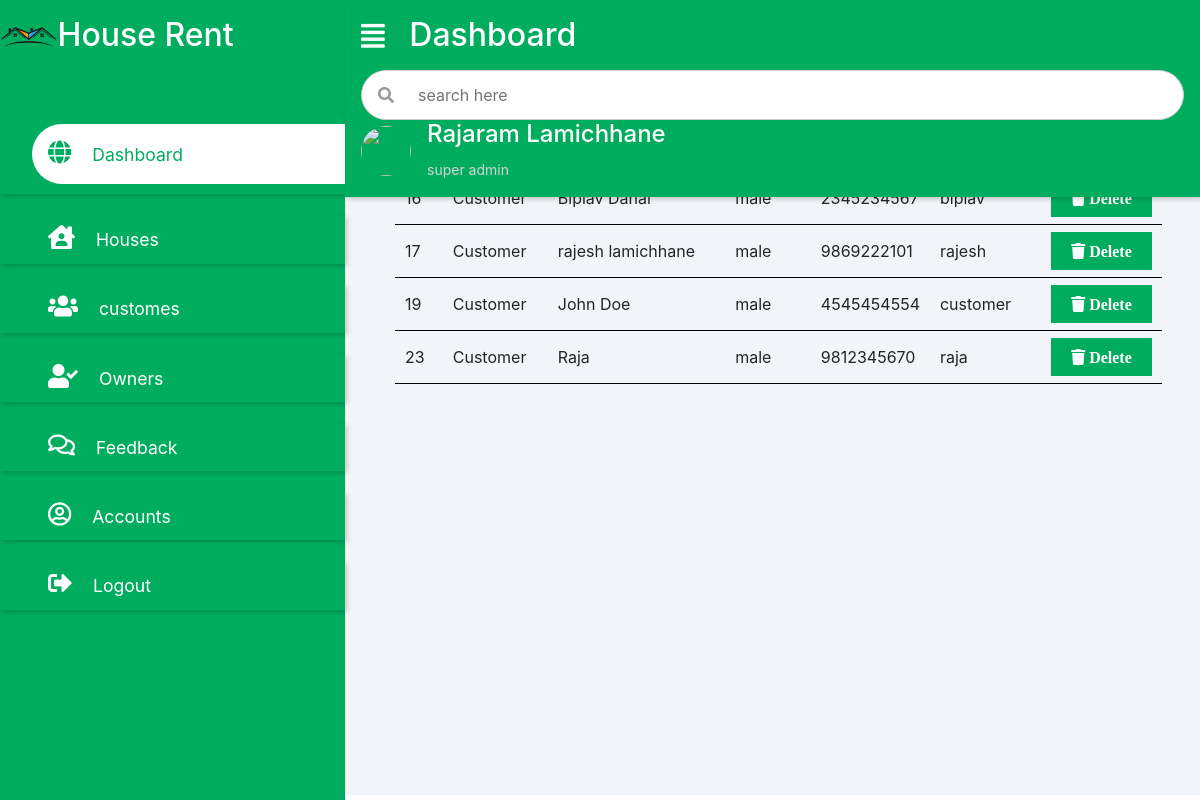
Screenshot of /admin/customer.php with the database file from the repository.
### tables this page shows
CREATE TABLE `users` (
  `uid` int(11) NOT NULL,
  `usertype` varchar(50) NOT NULL,
  `fullname` varchar(50) NOT NULL,
  `gender` varchar(20) NOT NULL,
  `phone` varchar(20) NOT NULL,
  `email` varchar(45) NOT NULL,
  `username` varchar(25) NOT NULL,
  `password` varchar(45) NOT NULL,
  `ur_id` int(11) DEFAULT NULL
);

### admin/customer.php (the view, shortened to what this page needs)
		<?php
			include 'admin_dashboard.php';
			include 'db_connect.php';
		?>
		<?php
			$ur_id = 3;
			$sql_view_owners = "SELECT * from users AS u INNER JOIN user_roles AS ur ON u.ur_id=ur.ur_id WHERE u.ur_id = ?";
			$stmt = mysqli_stmt_init($conn);
			$view_customer=[];
			if(!mysqli_stmt_prepare($stmt, $sql_view_owners)){
			}else{
				mysqli_stmt_bind_param($stmt, "s",$ur_id);
				mysqli_stmt_execute($stmt);
				$result = mysqli_stmt_get_result($stmt);
				while($row = mysqli_fetch_assoc($result)){
					array_push($view_customer, $row);
				}
			}
		?>
		<table>
			<tr>
				<th>UID</th>
				<th>USERTYPE</th>
				<th>FULLNAME</th>
				<th>GENDER</th>
				<th>PHONE</th>
				<th>USERNAME</th>
				<th> ACTION </th>
			</tr>
			<?php foreach($view_customer as $value) { ?>
			<tr>
				<td><?php echo $value['uid']; ?></td>
				<td><?php echo $value['usertype']; ?></td>
				<td><?php echo $value['fullname']; ?></td>
				<td><?php echo $value['gender']; ?></td>
				<td><?php echo $value['phone']; ?></td>
				<td><?php echo $value['username']; ?></td>
				<td><a onclick='javascript:confirmationDelete($(this));return false;' href="deleteCustomer.php?uid=<?php echo $value['uid'];  ?>"> <button><i class = 'fas fa-trash'>  Delete</i></button></a></td>
				</tr>
			<?php } ?>
		</table>
</div>
</body>
</html>

### admin/assets/css/admin_dashboard.css (style rules this page uses)
* { padding: 0; margin: 0; box-sizing: border-box; list-style-type: none; text-decoration: none; }

### admin/assets/css/change_password.css (style rules this page uses)
button { outline: none !important; border: none; background: transparent; }

### admin/assets/css/manage_houses.css (style rules this page uses)
tr th { text-align: left; padding: 5px 10px; }
tr td { text-align: left; padding: 7px 10px; border-bottom: 1px solid black; }
table { margin-left: 50px; border-collapse: collapse; }
td button { background:#00ad5f; padding: 7px 20px; border: 0px none white; cursor: pointer; font-size: 16px; }
button i { color: white; }

### rows the page displays
users: uid "16", usertype "Customer", fullname "Biplav Dahal", gender "male", phone "2345234567", username "biplav"
users: uid "17", usertype "Customer", fullname "rajesh lamichhane", gender "male", phone "9869222101", username "rajesh"
users: uid "19", usertype "Customer", fullname "John Doe", gender "male", phone "4545454554", username "customer"
users: uid "23", usertype "Customer", fullname "Raja", gender "male", phone "9812345670", username "raja"
